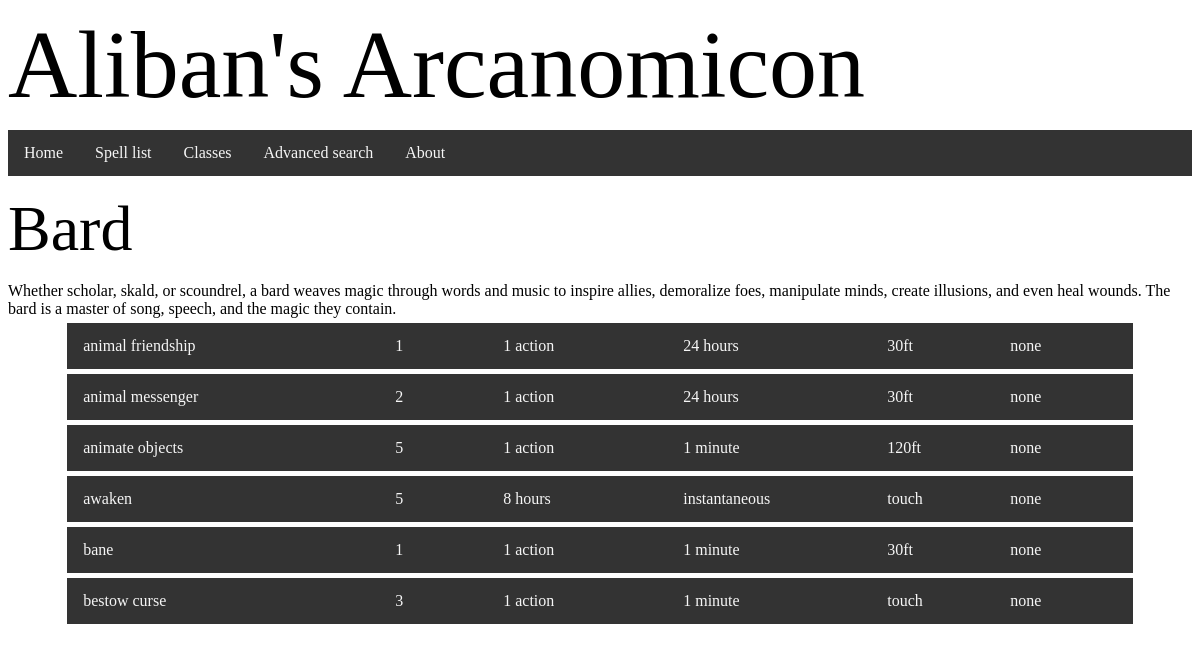
Before: /class/bard with the older database file.
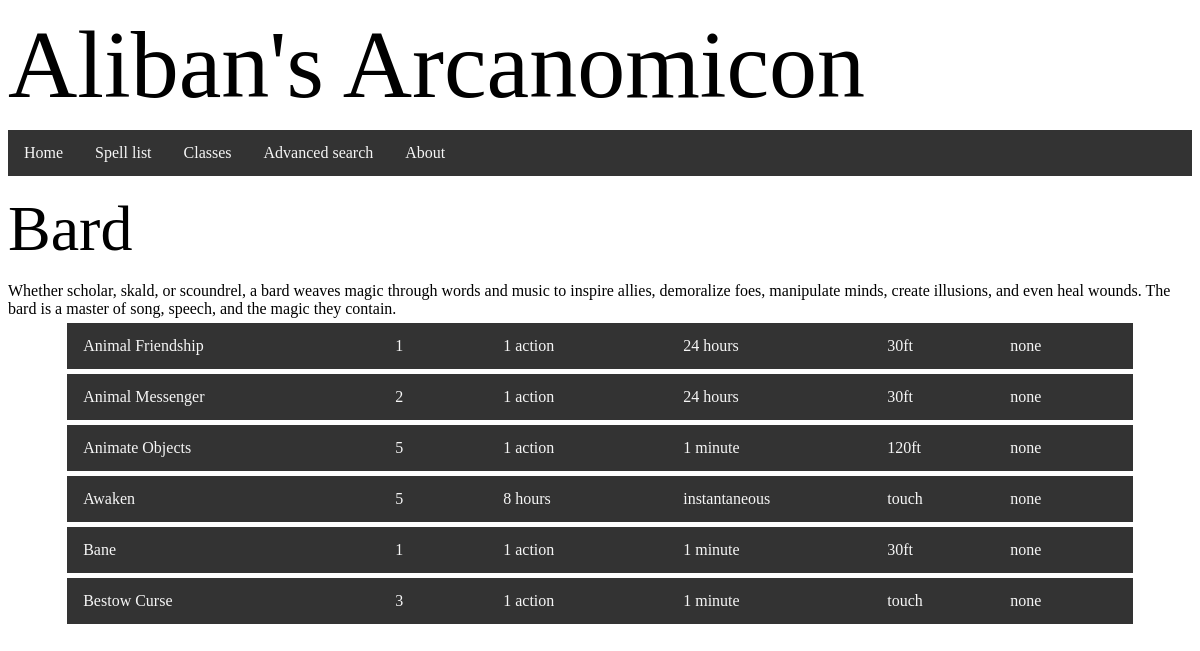
After: the same page with the newer database file.
### tables this page shows
CREATE TABLE caster (id INTEGER PRIMARY KEY AUTOINCREMENT, name STRING, description TEXT);

CREATE TABLE spell (id INTEGER PRIMARY KEY AUTOINCREMENT, name STRING, description TEXT, level INTEGER, components STRING, concentration INTEGER, ritual INTEGER, damage STRING, range INTEGER REFERENCES range (id), duration INTEGER REFERENCES duration (id), castingtime STRING REFERENCES castingtime (id), school INTEGER REFERENCES school (id));

CREATE TABLE castingtime (id INTEGER PRIMARY KEY AUTOINCREMENT, name STRING);

CREATE TABLE duration (id INTEGER PRIMARY KEY AUTOINCREMENT, name STRING);

CREATE TABLE range (id INTEGER PRIMARY KEY AUTOINCREMENT, name STRING);

### routes.py (the view)
@app.route('/class/<classname>')
def classsing(classname):
    castersql = "SELECT caster.name, caster.description FROM caster WHERE caster.id = {}"
    spellsql = "SELECT spell.id, spell.name, spell.level, castingtime.name, duration.name, range.name, spell.damage FROM spell INNER JOIN range ON range.id = spell.range INNER JOIN castingtime ON castingtime.id = spell.castingtime INNER JOIN duration ON duration.id = spell.duration WHERE spell.id IN (SELECT sid FROM spellcaster WHERE cid = {})" #many-many SQL query, with nested parameters
    if classname in entfields[4][1:]: #checking if it's in the list in "entfields" from the 1 index on (0 index is the name of the field). This prevents hackers from inserting malicious SQL
        casterid = entfields[4].index(classname) #takes id of matching entry and replaces name with it
        castersql = castersql.format(casterid)
        caster = db_func(castersql, single = True)
        spellsql = spellsql.format(casterid) #puts the id of the caster into the many-many SQL query
        spells = db_func(spellsql, single = False)
        return render_template('class.html', caster = caster, spells = spells)
    else:
        return render_template("404.html"), 404

### templates/class.html
{% extends "layout.html" %}
{% block content %}
    <h2>{{ caster[0] }}</h2>
    {{ caster[1] }}
    <br>
    <div id="spells">
    {% for spell in spells %}
        <div class="spelllink">
            <a href="spell/{{ spell[0] }}">
                <span class= "asname">{{ spell[1] }}</span>
                <span class= "aslevel">{{ spell[2] }}</span>
                <span class= "ascastime">{{ spell[3] }}</span>
                <span class= "asdurat">{{ spell[4] }}</span>
                <span class= "asrange">{{ spell[5] }}</span>
                <span class= "asdmg">{{ spell[6] }}</span>
            </a>
        </div>
    {% endfor %}
    </div>
{% endblock content %}

### templates/layout.html (shortened to what this page needs)
<!DOCTYPE html>
<html lang="en">
<head>
    <link rel="stylesheet" href="/static/css/main.css"/>
</head>
<body>
    <header>{% include 'header.html' %}</header>
    <nav>{% include 'nav.html' %}</nav>
    <main>{% block content %} {% endblock %}</main>
</body>
</html>

### templates/header.html
<h1>Aliban's Arcanomicon</h1>

### templates/nav.html
<div class="navbar">
    <a href="/">Home</a>
    <a href="/all_spells">Spell list</a>
    <a href="/class">Classes</a>
    <a href="/search">Advanced search</a>
    <a href="/about">About</a>
</div>

### static/css/main.css (style rules this page uses)
.navbar { margin: 0; padding: 0; overflow: hidden; background-color: #333333; position: sticky; top: 0; width: 100%; }
.navbar a { padding: 14px 16px; text-align: center; text-decoration: none; float: left; }
.spelllink { margin: 5px; overflow: hidden; background-color: #333333; align-self: center; width: 90%; display: block; margin-left: 5%; }
.spelllink a { padding: 14px 16px; text-align: left; text-decoration: none; float: left; width: 100%; }
.asname { position: absolute; width: 25%; }
.aslevel { position: absolute; margin-left: 26%; text-align: center; }
.ascastime { position: absolute; margin-left: 35%; text-align: center; }
.asdurat { position: absolute; margin-left: 50%; text-align: center; }
.asrange { position: absolute; margin-left: 67%; text-align: center; }
.asdmg { margin-left: 87%; text-align: center; }
a:link { color:#F6F6F6; }
h1 { font-family: Modesto; font-weight: normal; font-style: normal; font-size: 6em; line-height: 1px; }
h2 { font-family: Modesto; font-weight: normal; font-style: normal; font-size: 4em; line-height: 0px; }

Changed rows visible on the page:
changed spell: name "animal friendship" → "Animal Friendship"
changed spell: name "animal messenger" → "Animal Messenger"
changed spell "120ft": name "animate objects" → "Animate Objects"
changed spell "instantaneous": name "awaken" → "Awaken"
changed spell: name "bane" → "Bane"
changed spell: name "bestow curse" → "Bestow Curse"
